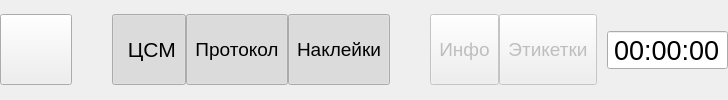
    <widget class="QFrame" name="frButton">
     <layout class="QHBoxLayout" name="hlButton">
      <property name="spacing">
       <number>0</number>
      </property>
      <property name="margin">
       <number>0</number>
      </property>
      <item>
       <widget class="QToolButton" name="btnStart">
        <property name="focusPolicy">
         <enum>Qt::NoFocus</enum>
        </property>
        <property name="text">
         <string/>
        </property>
        <property name="icon">
         <iconset resource="ico_64.qrc">
          <normaloff>:/ico/ico/Play_Red_128.png</normaloff>
          <activeon>:/ico/ico/Pause_64.png</activeon>:/ico/ico/Play_Red_128.png</iconset>
        </property>
        <property name="iconSize">
         <size>
          <width>64</width>
          <height>64</height>
         </size>
        </property>
        <property name="checkable">
         <bool>true</bool>
        </property>
       </widget>
      </item>
      <item>
       <spacer name="horizontalSpacer_3">
        <property name="orientation">
         <enum>Qt::Horizontal</enum>
        </property>
        <property name="sizeHint" stdset="0">
         <size>
          <width>40</width>
          <height>20</height>
         </size>
        </property>
       </spacer>
      </item>
      <item>
       <widget class="QToolButton" name="btnSupervisorReport">
        <property name="minimumSize">
         <size>
          <width>0</width>
          <height>71</height>
         </size>
        </property>
        <property name="font">
         <font>
          <pointsize>16</pointsize>
         </font>
        </property>
        <property name="focusPolicy">
         <enum>Qt::NoFocus</enum>
        </property>
        <property name="text">
         <string> ЦСМ</string>
        </property>
        <property name="icon">
         <iconset resource="ico_64.qrc">
          <normaloff>:/ico/ico/cross_grey_64.png</normaloff>
          <normalon>:/ico/ico/tick_64.png</normalon>:/ico/ico/cross_grey_64.png</iconset>
        </property>
        <property name="iconSize">
         <size>
          <width>48</width>
          <height>48</height>
         </size>
        </property>
        <property name="checkable">
         <bool>true</bool>
        </property>
        <property name="checked">
         <bool>true</bool>
        </property>
        <property name="toolButtonStyle">
         <enum>Qt::ToolButtonTextBesideIcon</enum>
        </property>
       </widget>
      </item>
      <item>
       <widget class="QToolButton" name="btnCheckReport">
        <property name="minimumSize">
         <size>
          <width>0</width>
          <height>71</height>
         </size>
        </property>
        <property name="font">
         <font>
          <pointsize>14</pointsize>
         </font>
        </property>
        <property name="focusPolicy">
         <enum>Qt::NoFocus</enum>
        </property>
        <property name="text">
         <string>Протокол</string>
        </property>
        <property name="icon">
         <iconset resource="ico_64.qrc">
          <normaloff>:/ico/ico/cross_grey_64.png</normaloff>
          <normalon>:/ico/ico/tick_64.png</normalon>:/ico/ico/cross_grey_64.png</iconset>
        </property>
        <property name="iconSize">
         <size>
          <width>48</width>
          <height>48</height>
         </size>
        </property>
        <property name="checkable">
         <bool>true</bool>
        </property>
        <property name="checked">
         <bool>true</bool>
        </property>
        <property name="toolButtonStyle">
         <enum>Qt::ToolButtonTextBesideIcon</enum>
        </property>
       </widget>
      </item>
      <item>
       <widget class="QToolButton" name="btnTicketMatrix">
        <property name="minimumSize">
         <size>
          <width>0</width>
          <height>71</height>
         </size>
        </property>
        <property name="font">
         <font>
          <pointsize>14</pointsize>
         </font>
        </property>
        <property name="focusPolicy">
         <enum>Qt::NoFocus</enum>
        </property>
        <property name="text">
         <string>Наклейки</string>
        </property>
        <property name="icon">
         <iconset resource="ico_64.qrc">
          <normaloff>:/ico/ico/cross_grey_64.png</normaloff>
          <normalon>:/ico/ico/tick_64.png</normalon>:/ico/ico/cross_grey_64.png</iconset>
        </property>
        <property name="iconSize">
         <size>
          <width>48</width>
          <height>48</height>
         </size>
        </property>
        <property name="checkable">
         <bool>true</bool>
        </property>
        <property name="checked">
         <bool>true</bool>
        </property>
        <property name="toolButtonStyle">
         <enum>Qt::ToolButtonTextBesideIcon</enum>
        </property>
       </widget>
      </item>
      <item>
       <spacer name="horizontalSpacer_6">
        <property name="orientation">
         <enum>Qt::Horizontal</enum>
        </property>
        <property name="sizeHint" stdset="0">
         <size>
          <width>40</width>
          <height>20</height>
         </size>
        </property>
       </spacer>
      </item>
      <item>
       <widget class="QToolButton" name="btnInfo">
        <property name="enabled">
         <bool>false</bool>
        </property>
        <property name="minimumSize">
         <size>
          <width>0</width>
          <height>71</height>
         </size>
        </property>
        <property name="font">
         <font>
          <pointsize>14</pointsize>
         </font>
        </property>
        <property name="focusPolicy">
         <enum>Qt::NoFocus</enum>
        </property>
        <property name="text">
         <string>Инфо</string>
        </property>
        <property name="iconSize">
         <size>
          <width>48</width>
          <height>48</height>
         </size>
        </property>
        <property name="checkable">
         <bool>false</bool>
        </property>
        <property name="toolButtonStyle">
         <enum>Qt::ToolButtonTextBesideIcon</enum>
        </property>
       </widget>
      </item>
      <item>
       <widget class="QToolButton" name="btnStickers">
        <property name="enabled">
         <bool>false</bool>
        </property>
        <property name="minimumSize">
         <size>
          <width>0</width>
          <height>71</height>
         </size>
        </property>
        <property name="font">
         <font>
          <pointsize>14</pointsize>
         </font>
        </property>
        <property name="focusPolicy">
         <enum>Qt::NoFocus</enum>
        </property>
        <property name="text">
         <string>Этикетки</string>
        </property>
        <property name="iconSize">
         <size>
          <width>48</width>
          <height>48</height>
         </size>
        </property>
        <property name="checkable">
         <bool>false</bool>
        </property>
        <property name="checked">
         <bool>false</bool>
        </property>
        <property name="toolButtonStyle">
         <enum>Qt::ToolButtonTextBesideIcon</enum>
        </property>
       </widget>
      </item>
      <item>
       <spacer name="horizontalSpacer_8">
        <property name="orientation">
         <enum>Qt::Horizontal</enum>
        </property>
        <property name="sizeType">
         <enum>QSizePolicy::Fixed</enum>
        </property>
        <property name="sizeHint" stdset="0">
         <size>
          <width>10</width>
          <height>20</height>
         </size>
        </property>
       </spacer>
      </item>
      <item>
       <widget class="QTimeEdit" name="timeEdit">
        <property name="font">
         <font>
          <pointsize>20</pointsize>
         </font>
        </property>
        <property name="alignment">
         <set>Qt::AlignCenter</set>
        </property>
        <property name="readOnly">
         <bool>true</bool>
        </property>
        <property name="buttonSymbols">
         <enum>QAbstractSpinBox::NoButtons</enum>
        </property>
       </widget>
      </item>
     </layout>
    </widget>
